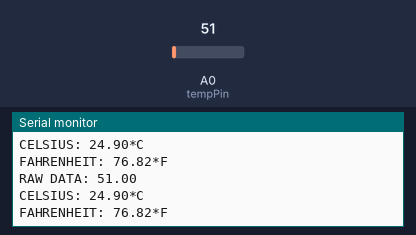
Bench run of a sketch on a simulated Arduino Uno, built with avr-gcc and run on an emulated ATmega328P. Shown: the last lines printed to the serial monitor. The test bench sets the inputs (shaded band); at power-on: A0 (tempPin) = 51.

Above: at 1.8 s.
1.9 s: A0 (tempPin) set to 61
At 2.6 s:
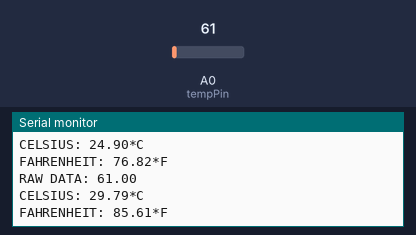
3.4 s: A0 (tempPin) set to 71
At 4.6 s:
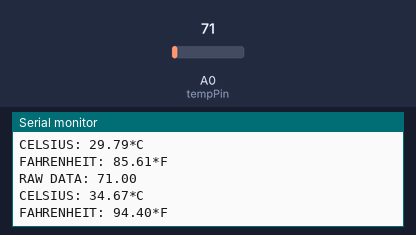
Timing chart, 0 to 6.4 s (numbered marks = the images above; inputs shaded):
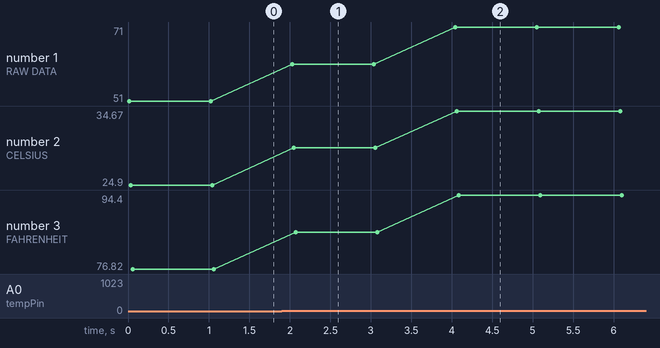

Measured:
- after the input at 1.9 s, the serial monitor: prints a new line after 0.13 s (image 1)
- after the input at 3.4 s, the serial monitor: prints a new line after 0.65 s (image 2)
- plotted number 1: 51 → 61 after the input at 1.9 s, 61 → 71 after the input at 3.4 s
- plotted number 2: 24.9 → 29.79 after the input at 1.9 s, 29.79 → 34.67 after the input at 3.4 s
- plotted number 3: 76.82 → 85.61 after the input at 1.9 s, 85.61 → 94.4 after the input at 3.4 s

The sketch:

Bluetooth_Lesson_LM35.ino
```cpp
#include<SoftwareSerial.h>
SoftwareSerial mySerial(11, 12);       //TXD11  RXD12
float temp;
int tempPin = 0; // analog input pin
int sampleTime = 1000; // 1 second dafault
void setup() {
  Serial.begin(9600);
  while (!Serial) {
    ;
  }
  Serial.println("Goodnight moon!");
  mySerial.begin(9600);
  mySerial.println("Hello, world?");
}
void loop() {
  funMeasureTemp();
}

void funMeasureTemp()
{
  //gets and prints the raw data from the lm35
  temp = analogRead(tempPin);
  Serial.print("RAW DATA: ");
  Serial.print (temp);
  Serial.println(" ");


  //converts raw data into degrees celsius and prints
  //it out
  // 500mV/1024=.48828125
  temp = temp * 0.48828125;
  Serial.print("CELSIUS: ");
  Serial.print(temp);
  mySerial.print(temp);
  Serial.println("*C ");
  //converts celsius into fahrenheit
  temp = temp * 9 / 5;
  temp = temp + 32;
  Serial.print("FAHRENHEIT: ");
  Serial.print(temp);
  Serial.println("*F");
  Serial.println("");
  delay(sampleTime);
}
```
